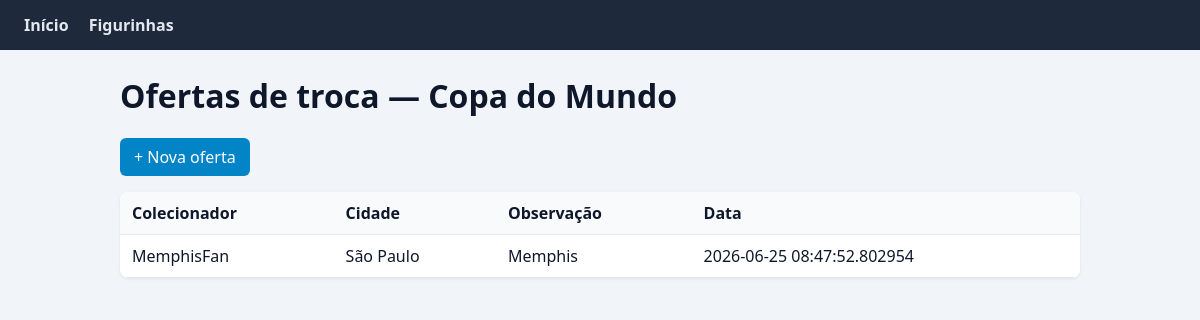
Before: /figurinhas/ with the older database file.
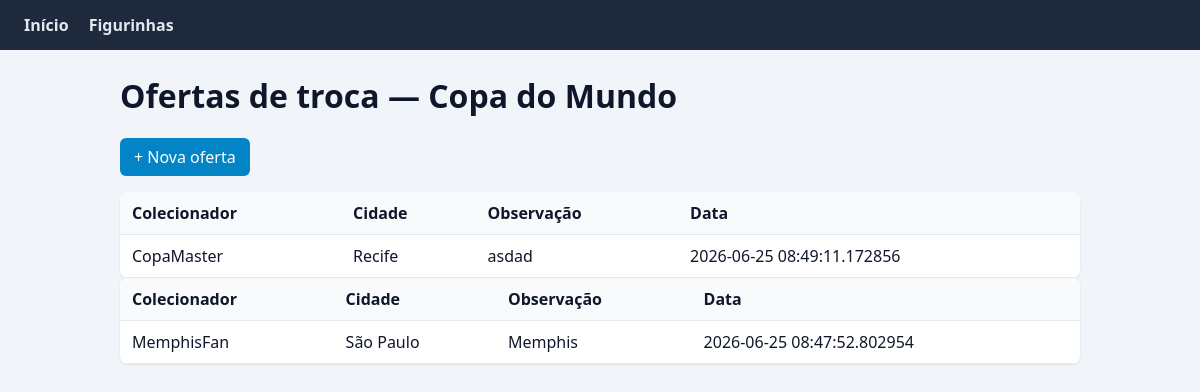
After: the same page with the newer database file.
### models/oferta.py (models this page shows)
class OfertaTroca(ModeloBase):
    __tablename__ = "ofertas_troca"
    colecionador_id = db.Column(db.Integer, db.ForeignKey("colecionadores.id"), nullable=False)
    observacao = db.Column(db.String(255), nullable=True)
    colecionador = db.relationship(
        "Colecionador", back_populates="ofertas"
    )
    itens = db.relationship(
        "ItemOferta", back_populates="oferta"
    )
    @classmethod
    def listar_com_colecionador(cls):
        return cls.query.order_by(cls.data_criacao.desc()).all()

### models/colecionador.py (models this page shows, shortened)
class Colecionador(ModeloBase):
    __tablename__ = "colecionadores"
    apelido = db.Column(db.String(60), nullable=False)
    cidade = db.Column(db.String(80), nullable=False)
    ofertas = db.relationship(
        "OfertaTroca", back_populates="colecionador"
    )

### controllers/figurinhas_controller.py (the view)
@figurinhas_bp.route("/")
def index():
    ofertas = OfertaTroca.listar_com_colecionador()
    return render_template("figurinhas/lista_ofertas.html", ofertas=ofertas)

### views/templates/figurinhas/lista_ofertas.html (shortened to what this page needs)
{% extends "layout.html" %}
{% block content %}
<h1>Ofertas de troca — Copa do Mundo</h1>
<p><a class="btn" href="{{ url_for('figurinhas.cadastrar_oferta') }}">+ Nova oferta</a></p>
{% for oferta in ofertas %}
<table>
    <thead>
        <tr>
            <th>Colecionador</th>
            <th>Cidade</th>
            <th>Observação</th>
            <th>Data</th>
        </tr>
    </thead>
    <tbody>
        <tr>
            <td>{{ oferta.colecionador.apelido }}</td>
            <td>{{ oferta.colecionador.cidade }}</td>
            <td>{{ oferta.observacao }}</td>
            <td>{{ oferta.data_criacao }}</td>
        </tr>
        </tbody>
    </table>
{% endfor %}
{% endblock %}

### views/templates/layout.html (shortened to what this page needs)
<!DOCTYPE html>
<html lang="pt-BR">
<head>
    <link rel="stylesheet" href="{{ url_for('static', filename='css/style.css') }}">
</head>
<body>
    <nav class="nav">
        <a href="{{ url_for('dashboard.index') }}">Início</a>
        <a href="{{ url_for('figurinhas.index') }}">Figurinhas</a>
    </nav>
    <main class="container">
        {% block content %}{% endblock %}
    </main>
</body>
</html>

### views/static/css/style.css (style rules this page uses)
body { font-family: "Segoe UI", Arial, sans-serif; margin: 0; background: #f1f5f9; color: #0f172a; }
.nav { background: #1e293b; padding: 14px 24px; display: flex; gap: 20px; }
.nav a { color: #e2e8f0; text-decoration: none; font-weight: 600; }
.container { max-width: 960px; margin: 24px auto; padding: 0 16px; }
table { width: 100%; border-collapse: collapse; background: #fff; border-radius: 8px; overflow: hidden; box-shadow: 0 1px 3px rgba(0, 0, 0, 0.08); }
th, td { padding: 10px 12px; border-bottom: 1px solid #e2e8f0; text-align: left; }
th { background: #f8fafc; }
.btn { display: inline-block; padding: 8px 14px; background: #0284c7; color: #fff; text-decoration: none; border-radius: 6px; }

Changed rows visible on the page:
added OfertaTroca: colecionador.apelido "CopaMaster", colecionador.cidade "Recife", observacao "asdad", data_criacao "2026-06-25 08:49:11.172856"
